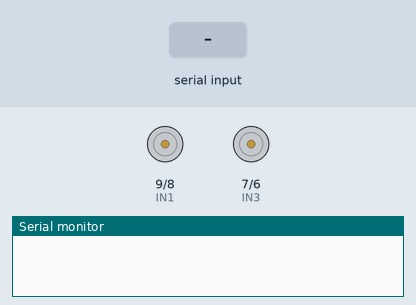
Recording of a sketch running on a simulated Arduino Uno, built with avr-gcc and run on an emulated ATmega328P. On the bench: motor-driver pin pairs drawn as motors (green arrow = first pin HIGH = forward, orange = second pin HIGH = backward, longer = more drive, scaled by the enable pin), the last lines printed to the serial monitor. The test bench sets the inputs (shaded band).

Above: at 1.2 s.
1.3 s: "F" received over the second serial link
At 2.5 s:
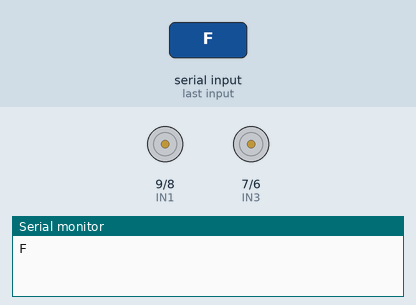
2.8 s: "B" received over the second serial link
At 3.8 s:
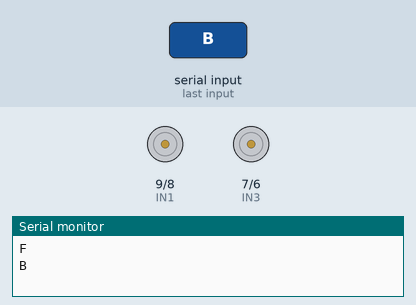
4.3 s: "R" received over the second serial link
At 5.0 s:
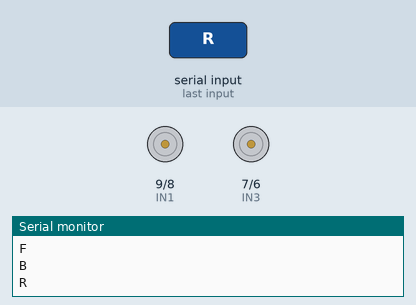
5.8 s: "L" received over the second serial link
At 6.2 s:
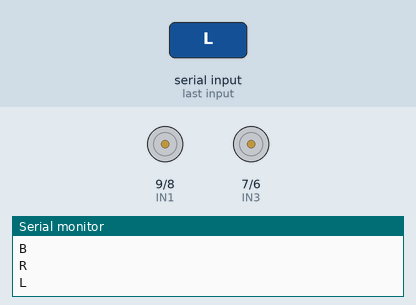
Timing chart, 0 to 8.3 s (numbered marks = the images above; inputs shaded):
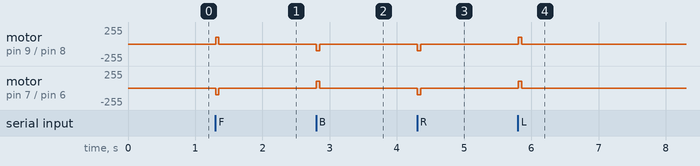

Measured:
- after the input at 1.3 s, motor on pin 9 (IN1) / pin 8 (IN2): stopped → forward 100/255 at once, → stopped 0.05 s later; motor on pin 7 (IN3) / pin 6 (IN4): stopped → backward 100/255 at once, → stopped 0.05 s later
- after the input at 2.8 s, motor on pin 9 (IN1) / pin 8 (IN2): stopped → backward 100/255 at once, → stopped 0.05 s later; motor on pin 7 (IN3) / pin 6 (IN4): stopped → forward 100/255 at once, → stopped 0.05 s later
- after the input at 4.3 s, motor on pin 9 (IN1) / pin 8 (IN2), motor on pin 7 (IN3) / pin 6 (IN4): stopped → backward 100/255 at once, → stopped 0.05 s later
- after the input at 5.8 s, motor on pin 9 (IN1) / pin 8 (IN2), motor on pin 7 (IN3) / pin 6 (IN4): stopped → forward 100/255 at once, → stopped 0.05 s later

The sketch:

robot_rc.ino
```cpp
#include <SoftwareSerial.h>

// MENENTUKAN INSTANCE UNTUK BLUETOOTH
SoftwareSerial bluetooth(2, 3);

// INISIALISASI PIN UNTUK MOTOR DC
int ENA = 10;
int IN1 = 9;
int IN2 = 8;
int IN3 = 7;
int IN4 = 6;
int ENB = 5;

// VARIABLE UNTUK MENAMPUNG DATA DARI REMOTE CONTROL
char data;

void setup() {
  bluetooth.begin(9600);
  Serial.begin(9600);

  // INISIALISASI PIN-PIN MOTOR DC
  init_motor(ENA, IN1, IN2, IN3, IN4, ENB);
}

void loop() {

  // CEK APAKAH ADA SIGNAL YANG DIKIRIM OLEH TRANSMITTER/REMOTE
  if (bluetooth.available() > 0) {

    // JIKA ADA SIGNAL DARI TRANSMITTER/REMOTE BACA DATA YANG DIKIRIM
    data = bluetooth.read();

    // CETAK DATA YANG DITERIMA KE SERIAL MONITOR
    Serial.println(data);

    // KONTROL SETIAP DATA
    if (data == 'F') {
      go_forward(100, 100);
    } else if (data == 'B') {
      go_backward(100, 100);
    } else if (data == 'R') {
      turn_right(100);
    } else if (data == 'L') {
      turn_left(100);
    } else {
      stop();
    }
  }

  // MEMBERI JEDA 50 milisekon UNTUK ARDUINO
  delay(50);

  // JIKA TIDAK ADA SIGNAL DARI TRANSMITTER/REMOTE MAKA ROBOT BERHENTI
  stop();
}
```

motor.ino
```cpp
void init_motor(int ENA, int IN1, int IN2, int IN3, int IN4, int ENB){
  pinMode(ENA, OUTPUT);
  pinMode(IN1, OUTPUT);
  pinMode(IN2, OUTPUT);
  pinMode(IN3, OUTPUT);
  pinMode(IN4, OUTPUT);
  pinMode(ENB, OUTPUT);
}

void go_forward(int speed1, int speed2){
  analogWrite(ENA, speed1);
  analogWrite(ENB, speed2);

  digitalWrite(IN1, HIGH);
  digitalWrite(IN2, LOW);
  digitalWrite(IN3, LOW);
  digitalWrite(IN4, HIGH);
}

void go_backward(int speed1, int speed2){
  analogWrite(ENA, speed1);
  analogWrite(ENB, speed2);

  digitalWrite(IN1, LOW);
  digitalWrite(IN2, HIGH);
  digitalWrite(IN3, HIGH);
  digitalWrite(IN4, LOW);
}

void turn_right(int speed){

  analogWrite(ENA, speed);
  analogWrite(ENB, speed);

  digitalWrite(IN1, LOW);
  digitalWrite(IN2, HIGH);
  digitalWrite(IN3, LOW);
  digitalWrite(IN4, HIGH);
}


void turn_left(int speed){

  analogWrite(ENA, speed);
  analogWrite(ENB, speed);

  digitalWrite(IN1, HIGH);
  digitalWrite(IN2, LOW);
  digitalWrite(IN3, HIGH);
  digitalWrite(IN4, LOW);

}

void stop(){
  analogWrite(ENA, 0);
  analogWrite(ENB, 0);

  digitalWrite(IN1, LOW);
  digitalWrite(IN2, LOW);
  digitalWrite(IN3, LOW);
  digitalWrite(IN4, LOW);
}
```
